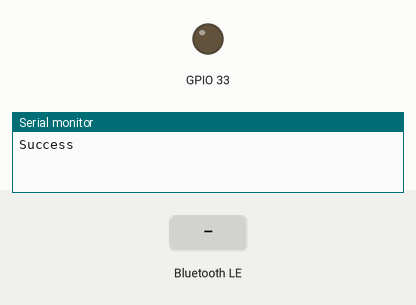
Simulated run of this sketch. Board: ESP32. Parts: output pins drawn as LEDs (lit = HIGH), the last lines printed to the serial monitor. The test bench sets the inputs (shaded band). Nothing arrives over Bluetooth unless stated; a phone connects over Bluetooth LE 3 s after start.

Above: at 1.2 s.
1.3 s: Bluetooth LE write "open" received
At 2.4 s:
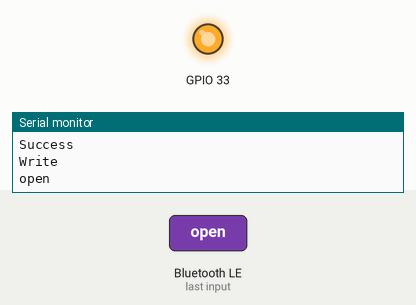
2.8 s: Bluetooth LE write "close" received
At 3.5 s:
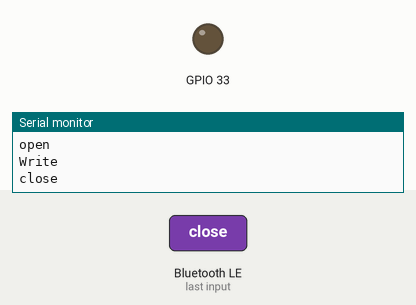
Timing chart, 0 to 5.8 s (numbered marks = the images above; inputs shaded):
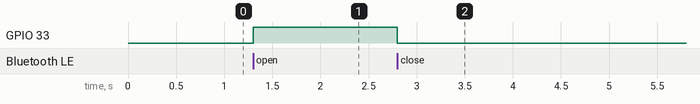

Measured:
- after the input at 1.3 s, GPIO 33: LOW → HIGH at once
- after the input at 2.8 s, GPIO 33: HIGH → LOW at once

The sketch:

BLE_Project_Blins_LED_v1_Working.ino
```cpp
/*
    https://github.com/nkolban/esp32-snippets/blob/master/Documentation/BLE%20C%2B%2B%20Guide.pdf
*/
#include <BLEDevice.h>
#include <BLEUtils.h>
#include <BLEServer.h>

#define SERVICE_UUID        "da417395-f1ed-4da2-8d26-b8c4d0117564"
#define CHARACTERISTIC_UUID "da417396-f1ed-4da2-8d26-b8c4d0117564"

class RWCallbackHandler: public BLECharacteristicCallbacks {
   void onRead(BLECharacteristic *pCharacteristic) {
      String convToString = "";
      Serial.println("Read");
      if(digitalRead(33) == HIGH)
      {
         pCharacteristic->setValue("open");
      }
      if(digitalRead(33) == LOW)
      {
         pCharacteristic->setValue("closed");
      }
      //std::string value = pCharacteristicTwo->getValue();
    }
    void onWrite(BLECharacteristic *pCharacteristic) {
      String convToString = "";
      std::string value = pCharacteristic->getValue();
      Serial.println("Write");
      if(value.length() > 0) {
        for (int i = 0; i < value.length(); i++){
          convToString += value[i];
        }
        Serial.println(convToString);
        if(convToString == "open"){
            //turn on the heater
            digitalWrite(33,HIGH);
        }
        else if(convToString == "close")
        {
            //turn off the heater
            digitalWrite(33,LOW);
        }
      }
    }
};

class ConStateCallbacks: public BLEServerCallbacks {
    void onConnect(BLEServer* pServer, BLECharacteristic *pCharacteristic,BLEAdvertising *pAdvertising) {
      pAdvertising->setScanResponse(false);
      pAdvertising->stop();
      if(digitalRead(33) == HIGH)
      {
         pCharacteristic->setValue("open");
      }
      if(digitalRead(33) == LOW)
      {
         pCharacteristic->setValue("closed");
      }
    };
    void onDisconnect(BLEServer* pServer, BLECharacteristic *pCharacteristic,BLEAdvertising *pAdvertising) {
      //deviceConnected = false;

      pAdvertising->setScanResponse(true);
      pAdvertising->start();
      if(digitalRead(33) == HIGH)
      {
         pCharacteristic->setValue("open");
      }
      if(digitalRead(33) == LOW)
      {
         pCharacteristic->setValue("closed");
      }
    }
};

void setup() {
  Serial.begin(115200);

  pinMode(33, OUTPUT);
  digitalWrite(33,LOW);
  //test the speed of the motor
  Serial.println("Success");
  BLEDevice::init("Room 2: Blinds");
  BLEServer *pServer = BLEDevice::createServer();

  BLEService *pService = pServer->createService(SERVICE_UUID);

  BLECharacteristic *pCharacteristic = pService->createCharacteristic(
                                         CHARACTERISTIC_UUID,
                                         BLECharacteristic::PROPERTY_WRITE |
                                         BLECharacteristic::PROPERTY_READ
                                       );

  pCharacteristic->setCallbacks(new RWCallbackHandler());
  pCharacteristic->setValue("closed");

  pService->start();

  BLEAdvertising *pAdvertising = pServer->getAdvertising();
  pAdvertising->setScanResponse(true);
  pAdvertising->start();

  pServer->setCallbacks(new ConStateCallbacks());
}

void loop() {
  //delay(2000);
}
```
